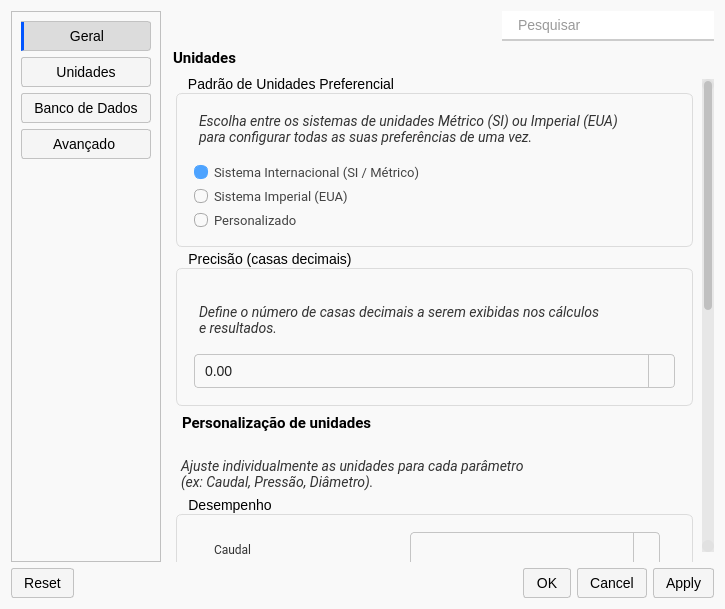
<?xml version="1.0" encoding="UTF-8"?>
<ui version="4.0">
 <class>Dialog</class>
 <widget class="QDialog" name="Dialog">
  <property name="geometry">
   <rect>
    <x>0</x>
    <y>0</y>
    <width>725</width>
    <height>609</height>
   </rect>
  </property>
  <property name="windowTitle">
   <string>Dialog</string>
  </property>
  <property name="styleSheet">
   <string notr="true">QDialog {
    background-color: #f9f9f9;
    font-family: &quot;Segoe UI&quot;, Roboto, sans-serif;
    font-size: 14px;
    color: #333333;
}

QWidget {
background-color:#f9f9f9}

QPushButton {
    background-color: #f5f5f5;
    color: #000000;
    border: 1px solid #c2c2c2;
    border-radius: 3px;
    padding: 6px 12px;
    font-size: 14px;


}

QPushButton:hover {
    background-color: #e0e0e0;
    border: 1px solid #e0e0e0;
}

QPushButton:pressed {
    background-color: #d0d0d0;
    border: 1px solid #888888;
}

QPushButton:checked {
    border-top-left-radius: 0px;
    border-bottom-left-radius: 0px;
    border-top-right-radius: 3px;
    border-bottom-right-radius: 3px;
    border-left: 3px solid rgb(0, 85, 255);
    background-color: rgb(220, 220, 220);
}


QRadioButton {
    spacing: 6px;
    font-family: Segoe UI, Roboto, sans-serif;
    font-size: 14px;
    color: #333333;
}

QRadioButton::indicator {
    width: 16px;
    height: 16px;
    border-radius: 8px;
    border: 2px solid #888888;
    background-color: #ffffff;
    transition: all 0.3s;
}

QRadioButton::indicator:hover {
    border: 2px solid #555555;
    background-color: #f0f0f0;
}

QRadioButton::indicator:checked {
    border: 2px solid #0078d7;  /* azul suave (cor típica de apps profissionais) */
    background-color: #0078d7;
}

QRadioButton::indicator:disabled {
    border: 2px solid #cccccc;
    background-color: #eeeeee;
}

QRadioButton::indicator:checked:disabled {
    border: 2px solid #999999;
    background-color: #cccccc;
}
QRadioButton {
    spacing: 6px;
    font-family: Segoe UI, Roboto, sans-serif;
    font-size: 14px;
    color: #333333;
}

QRadioButton::indicator {
    width: 16px;
    height: 16px;
    border-radius: 8px;
    border: 2px solid #888888;
    background-color: #ffffff;
    transition: all 0.3s;
}

QRadioButton::indicator:hover {
    border: 2px solid #555555;
    background-color: #f0f0f0;
}

QRadioButton::indicator:checked {
    border: 2px solid #0078d7;  /* azul suave (cor típica de apps profissionais) */
    background-color: #0078d7;
}

QRadioButton::indicator:disabled {
    border: 2px solid #cccccc;
    background-color: #eeeeee;
}

QRadioButton::indicator:checked:disabled {
    border: 2px solid #999999;
    background-color: #cccccc;
}

/* --------- QComboBox --------- */
QComboBox {
    background-color: #ffffff;
    border: 1px solid #c5c5c5;
    border-radius: 4px;
    padding: 7px 10px;
    font-size: 14px;
    color: #212121;
}

QComboBox:hover {
    border: 1px solid #b0b0b0;
}

QComboBox:focus {
    border: 2px solid #0078d7;
    padding: 6px 9px;
}

QComboBox::drop-down {
    subcontrol-origin: padding;
    subcontrol-position: top right;
    width: 25px;
    border-left: 1px solid #c5c5c5;
    border-top-right-radius: 4px;
    border-bottom-right-radius: 4px;
}

QComboBox::down-arrow {
    image: url(:/img/arrow-down-1.png); 
    width: 12px;
    height: 12px;
}

QComboBox QAbstractItemView {
    background-color: #ffffff;
    border: 1px solid #cfcfcf;
    border-radius: 4px;
    selection-background-color: #2684ff;
    selection-color: #ffffff;
    font-family: &quot;Segoe UI&quot;, Roboto, sans-serif;
}


/* --------- QGroupBox --------- */
QGroupBox {
    border: 1px solid #dcdcdc;
    border-radius: 6px;
    margin-top: 15px;
    background-color: transparent;
    font-size: 14px;
    color: #212121;
	padding:8px;
}

QGroupBox::title {
    subcontrol-origin: margin;
    subcontrol-position: top left;
    padding: 0 10px;
    margin-top: -4px;
    background-color: transparent;
    font-family: &quot;Segoe UI&quot;, &quot;Roboto&quot;, sans-serif;
    font-size: 19px;
    font-weight: bold;
    color: #000000;
    
}

/* --------- QLabel --------- */
QLabel {
    color: #333333;
    font-family: Roboto, sans-serif;
    font-size: 12px;
    padding: 2px;
}

/* --------- QScrollArea --------- */
QScrollArea {
    background-color: transparent;
    border: none;
    font-family: &quot;Segoe UI&quot;, Roboto, sans-serif;
    font-size: 14px;
    color: #333333;
}

QScrollArea QWidget {
    background-color: transparent;
}

/* --------- ScrollBars --------- */
QScrollBar:vertical,
QScrollBar:horizontal {
    background: rgb(231, 231, 231);
    width: 12px;
    height: 12px;
    margin: 10px 0 10px 0;
    border: none;
}

QScrollBar::sub-page:vertical,
QScrollBar::add-page:vertical,
QScrollBar::sub-page:horizontal,
QScrollBar::add-page:horizontal {
    background: transparent;
}

QScrollBar::handle:vertical,
QScrollBar::handle:horizontal {
    background-color: #c0c0c0;
    min-height: 30px;
    min-width: 30px;
    margin: 2px;
    border-radius: 4px;
}

QScrollBar::handle:vertical:hover,
QScrollBar::handle:horizontal:hover {
    background-color: #a0a0a0;
}

QScrollBar::sub-line:vertical,
QScrollBar::add-line:vertical,
QScrollBar::sub-line:horizontal,
QScrollBar::add-line:horizontal {
    background: #e1e1e1;
    height: 12px;
    width: 12px;
    border-radius: 6px;
}

QScrollBar::up-arrow:vertical {
    image: url(:/img/arrow-up.png);
    width: 8px;
    height: 9px;
    margin: 2px;
}

QScrollBar::down-arrow:vertical {
    image: url(:/img/arrow-down-1.png);
    width: 8px;
    height: 9px;
    margin: 2px;
}

QRadioButton {
    spacing: 6px;
    font-family: Segoe UI, Roboto, sans-serif;
    font-size: 13px;
    color: #444444;
}

QRadioButton::indicator {
    width: 12px;
    height: 12px;
    border-radius: 6px;
    border: 1.2px solid #aaaaaa;
    background-color: #f9f9f9;
}

QRadioButton::indicator:hover {
    border: 1.2px solid #888888;
    background-color: #f0f0f0;
}

QRadioButton::indicator:checked {
    border: 1.2px solid #4da3ff;        /* Azul mais claro */
    background-color: #4da3ff;
}

QRadioButton::indicator:disabled {
    border: 1.2px solid #dddddd;
    background-color: #f5f5f5;
}

QRadioButton::indicator:checked:disabled {
    border: 1.2px solid #bbbbbb;
    background-color: #dddddd;
}

QTableView {
    background-color: #ffffff;
    alternate-background-color: #f9f9f9;
    gridline-color: #e0e0e0;
    font-family: Segoe UI, Roboto, sans-serif;
    font-size: 13px;
    color: #333333;
    selection-background-color: #cce4ff;   /* Azul bem claro na seleção */
    selection-color: #000000;              /* Texto preto quando selecionado */
    border: 1px solid #dcdcdc;
}

QHeaderView::section {
    background-color: #f1f1f1;
    padding: 4px;
    border: 1px solid #dcdcdc;
    font-weight: bold;
    color: #444444;
}

QTableView::item {
    padding: 4px;
}

QTableView::item:selected {
    background-color: #cce4ff;
    color: #000000;
}

QTableView QTableCornerButton::section {
    background-color: #f1f1f1;
    border: 1px solid #dcdcdc;
}

QTableView::item:hover {
    background-color: #eaf4ff;  /* Leve azul ao passar o mouse */
}


</string>
  </property>
  <layout class="QVBoxLayout" name="verticalLayout_2">
   <item>
    <layout class="QHBoxLayout" name="horizontalLayout">
     <item>
      <widget class="QFrame" name="frame">
       <property name="frameShape">
        <enum>QFrame::Shape::StyledPanel</enum>
       </property>
       <property name="frameShadow">
        <enum>QFrame::Shadow::Raised</enum>
       </property>
       <layout class="QVBoxLayout" name="verticalLayout_3">
        <item>
         <widget class="QPushButton" name="geral">
          <property name="text">
           <string>Geral</string>
          </property>
          <property name="checkable">
           <bool>true</bool>
          </property>
          <property name="checked">
           <bool>true</bool>
          </property>
          <property name="autoExclusive">
           <bool>true</bool>
          </property>
         </widget>
        </item>
        <item>
         <widget class="QPushButton" name="unidades">
          <property name="text">
           <string>Unidades</string>
          </property>
          <property name="checkable">
           <bool>true</bool>
          </property>
          <property name="autoExclusive">
           <bool>true</bool>
          </property>
         </widget>
        </item>
        <item>
         <widget class="QPushButton" name="pushButton">
          <property name="text">
           <string>Banco de Dados</string>
          </property>
         </widget>
        </item>
        <item>
         <widget class="QPushButton" name="avancado">
          <property name="text">
           <string>Avançado </string>
          </property>
          <property name="checkable">
           <bool>true</bool>
          </property>
          <property name="autoExclusive">
           <bool>true</bool>
          </property>
         </widget>
        </item>
        <item>
         <spacer name="verticalSpacer">
          <property name="orientation">
           <enum>Qt::Orientation::Vertical</enum>
          </property>
          <property name="sizeHint" stdset="0">
           <size>
            <width>20</width>
            <height>40</height>
           </size>
          </property>
         </spacer>
        </item>
       </layout>
      </widget>
     </item>
     <item>
      <layout class="QVBoxLayout" name="verticalLayout">
       <item>
        <layout class="QHBoxLayout" name="horizontalLayout_15">
         <property name="spacing">
          <number>0</number>
         </property>
         <item alignment="Qt::AlignmentFlag::AlignRight">
          <widget class="QLabel" name="pesquisar_label">
           <property name="maximumSize">
            <size>
             <width>30</width>
             <height>30</height>
            </size>
           </property>
           <property name="styleSheet">
            <string notr="true">QLabel {
    border: 1px solig rgb(238, 238, 238);
    border-bottom: 2px solid #ccc;
    padding-left: 2px; 
    height: 24px;
    font-size: 14px;
    color: #333;
    background: rgb(255, 255, 255);
    image-position: left;
}</string>
           </property>
           <property name="text">
            <string/>
           </property>
           <property name="pixmap">
            <pixmap resource="../img/img.qrc">:/img/pesquisar.png</pixmap>
           </property>
           <property name="scaledContents">
            <bool>true</bool>
           </property>
          </widget>
         </item>
         <item>
          <widget class="QLineEdit" name="pesquisar">
           <property name="minimumSize">
            <size>
             <width>200</width>
             <height>30</height>
            </size>
           </property>
           <property name="maximumSize">
            <size>
             <width>200</width>
             <height>16777215</height>
            </size>
           </property>
           <property name="styleSheet">
            <string notr="true">QLineEdit {
    border: 1px solig rgb(238, 238, 238);
    border-bottom: 2px solid #ccc;
    padding-left: 2px; 
    height: 24px;
    font-size: 14px;
    color: #333;
    background: rgb(255, 255, 255);
    image-position: left;
}

QLineEdit:focus {
    border-bottom: 2px solid #2979ff;
    outline: none;
}
</string>
           </property>
           <property name="echoMode">
            <enum>QLineEdit::EchoMode::Normal</enum>
           </property>
           <property name="placeholderText">
            <string>Pesquisar</string>
           </property>
          </widget>
         </item>
        </layout>
       </item>
       <item>
        <widget class="QStackedWidget" name="stackedWidget">
         <property name="currentIndex">
          <number>0</number>
         </property>
         <widget class="QWidget" name="page">
          <layout class="QVBoxLayout" name="verticalLayout_4">
           <property name="spacing">
            <number>0</number>
           </property>
           <property name="leftMargin">
            <number>0</number>
           </property>
           <property name="topMargin">
            <number>0</number>
           </property>
           <property name="rightMargin">
            <number>0</number>
           </property>
           <property name="bottomMargin">
            <number>0</number>
           </property>
           <item>
            <widget class="QLabel" name="label">
             <property name="styleSheet">
              <string notr="true">QLabel {
    font-family: &quot;Segoe UI&quot;, &quot;Roboto&quot;, sans-serif;
    font-size: 15px;
    font-weight: 600; /* Semi-Bold */
    color: #000000;

}</string>
             </property>
             <property name="text">
              <string>Unidades</string>
             </property>
            </widget>
           </item>
           <item>
            <widget class="QScrollArea" name="scrollArea">
             <property name="widgetResizable">
              <bool>true</bool>
             </property>
             <widget class="QWidget" name="scrollAreaWidgetContents">
              <property name="geometry">
               <rect>
                <x>0</x>
                <y>-287</y>
                <width>540</width>
                <height>1065</height>
               </rect>
              </property>
              <layout class="QVBoxLayout" name="verticalLayout_7">
               <item>
                <widget class="QGroupBox" name="groupBox">
                 <property name="title">
                  <string>Padrão de Unidades Preferencial</string>
                 </property>
                 <layout class="QVBoxLayout" name="verticalLayout_5">
                  <item>
                   <widget class="QLabel" name="label_2">
                    <property name="font">
                     <font>
                      <family>Segoe UI</family>
                      <pointsize>-1</pointsize>
                      <italic>true</italic>
                      <bold>false</bold>
                     </font>
                    </property>
                    <property name="styleSheet">
                     <string notr="true">QLabel{
    font-family: &quot;Segoe UI&quot;, &quot;Roboto&quot;, sans-serif;
    font-size: 14px;
      font-weight: 400; 
    color: #333333;
    padding-top: 2px;
    padding-bottom: 2px;
}</string>
                    </property>
                    <property name="text">
                     <string>Escolha entre os sistemas de unidades Métrico (SI) ou Imperial (EUA) 
para configurar todas as suas preferências de uma vez. </string>
                    </property>
                   </widget>
                  </item>
                  <item>
                   <widget class="Line" name="line_2">
                    <property name="orientation">
                     <enum>Qt::Orientation::Horizontal</enum>
                    </property>
                   </widget>
                  </item>
                  <item>
                   <widget class="QRadioButton" name="radioButton">
                    <property name="text">
                     <string>Sistema Internacional (SI / Métrico)</string>
                    </property>
                    <property name="checked">
                     <bool>true</bool>
                    </property>
                   </widget>
                  </item>
                  <item>
                   <widget class="QRadioButton" name="radioButton_2">
                    <property name="text">
                     <string>Sistema Imperial (EUA)</string>
                    </property>
                   </widget>
                  </item>
                  <item>
                   <widget class="QRadioButton" name="radioButton_3">
                    <property name="text">
                     <string>Personalizado</string>
                    </property>
                   </widget>
                  </item>
                 </layout>
                </widget>
               </item>
               <item>
                <widget class="QGroupBox" name="groupBox_2">
                 <property name="title">
                  <string>Precisão (casas decimais)</string>
                 </property>
                 <layout class="QVBoxLayout" name="verticalLayout_6">
                  <item>
                   <widget class="QLabel" name="label_7">
                    <property name="maximumSize">
                     <size>
                      <width>450</width>
                      <height>16777215</height>
                     </size>
                    </property>
                    <property name="font">
                     <font>
                      <family>Segoe UI</family>
                      <pointsize>-1</pointsize>
                      <italic>true</italic>
                      <bold>false</bold>
                      <stylestrategy>PreferAntialias</stylestrategy>
                     </font>
                    </property>
                    <property name="styleSheet">
                     <string notr="true">QLabel{
    font-family: &quot;Segoe UI&quot;, &quot;Roboto&quot;, sans-serif;
    font-size: 14px;
      font-weight: 400; 
    color: #333333;
    padding-top: 2px;
    padding-bottom: 2px;
}</string>
                    </property>
                    <property name="text">
                     <string>
Define o número de casas decimais a serem exibidas nos cálculos 
e resultados.</string>
                    </property>
                   </widget>
                  </item>
                  <item>
                   <widget class="Line" name="line_3">
                    <property name="orientation">
                     <enum>Qt::Orientation::Horizontal</enum>
                    </property>
                   </widget>
                  </item>
                  <item>
                   <widget class="QComboBox" name="comboBox_12">
                    <item>
                     <property name="text">
                      <string>0.00</string>
                     </property>
                    </item>
                    <item>
                     <property name="text">
                      <string>0.0</string>
                     </property>
                    </item>
                    <item>
                     <property name="text">
                      <string>0.000</string>
                     </property>
                    </item>
                    <item>
                     <property name="text">
                      <string>0.0000</string>
                     </property>
                    </item>
                    <item>
                     <property name="text">
                      <string>0.00000</string>
                     </property>
                    </item>
                    <item>
                     <property name="text">
                      <string>0.000000</string>
                     </property>
                    </item>
                   </widget>
                  </item>
                 </layout>
                </widget>
               </item>
               <item>
                <widget class="QLabel" name="label_8">
                 <property name="font">
                  <font>
                   <family>Segoe UI</family>
                   <pointsize>-1</pointsize>
                   <fontweight>DemiBold</fontweight>
                  </font>
                 </property>
                 <property name="styleSheet">
                  <string notr="true">QLabel {
    font-family: &quot;Segoe UI&quot;, &quot;Roboto&quot;, sans-serif;
    font-size: 15px;
    font-weight: 600; /* Semi-Bold */
    color: #000000;

}
</string>
                 </property>
                 <property name="text">
                  <string>Personalização de unidades</string>
                 </property>
                </widget>
               </item>
               <item>
                <widget class="QLabel" name="label_3">
                 <property name="font">
                  <font>
                   <family>Segoe UI</family>
                   <pointsize>-1</pointsize>
                   <italic>true</italic>
                   <bold>false</bold>
                  </font>
                 </property>
                 <property name="styleSheet">
                  <string notr="true">QLabel{
    font-family: &quot;Segoe UI&quot;, &quot;Roboto&quot;, sans-serif;
    font-size: 14px;
      font-weight: 400; 
    color: #333333;

    padding-bottom: 2px;
}</string>
                 </property>
                 <property name="text">
                  <string>
Ajuste individualmente as unidades para cada parâmetro 
(ex: Caudal, Pressão, Diâmetro).</string>
                 </property>
                </widget>
               </item>
               <item>
                <widget class="QGroupBox" name="groupBox_4">
                 <property name="title">
                  <string>Desempenho</string>
                 </property>
                 <layout class="QVBoxLayout" name="verticalLayout_13">
                  <item>
                   <layout class="QHBoxLayout" name="horizontalLayout_6">
                    <item>
                     <widget class="QLabel" name="caudal">
                      <property name="maximumSize">
                       <size>
                        <width>180</width>
                        <height>16777215</height>
                       </size>
                      </property>
                      <property name="text">
                       <string>Caudal</string>
                      </property>
                     </widget>
                    </item>
                    <item>
                     <widget class="QComboBox" name="caudal_box">
                      <property name="maximumSize">
                       <size>
                        <width>250</width>
                        <height>16777215</height>
                       </size>
                      </property>
                     </widget>
                    </item>
                   </layout>
                  </item>
                  <item>
                   <layout class="QHBoxLayout" name="horizontalLayout_7">
                    <item>
                     <widget class="QLabel" name="altura">
                      <property name="maximumSize">
                       <size>
                        <width>180</width>
                        <height>16777215</height>
                       </size>
                      </property>
                      <property name="text">
                       <string>Altura Manômetrica</string>
                      </property>
                     </widget>
                    </item>
                    <item>
                     <widget class="QComboBox" name="altura_box">
                      <property name="maximumSize">
                       <size>
                        <width>250</width>
                        <height>16777215</height>
                       </size>
                      </property>
                     </widget>
                    </item>
                   </layout>
                  </item>
                  <item>
                   <layout class="QHBoxLayout" name="horizontalLayout_8">
                    <item>
                     <widget class="QLabel" name="velocidade">
                      <property name="maximumSize">
                       <size>
                        <width>180</width>
                        <height>16777215</height>
                       </size>
                      </property>
                      <property name="text">
                       <string>Velocidade de Rotação</string>
                      </property>
                     </widget>
                    </item>
                    <item>
                     <widget class="QComboBox" name="velocidade_box">
                      <property name="maximumSize">
                       <size>
                        <width>250</width>
                        <height>16777215</height>
                       </size>
                      </property>
                     </widget>
                    </item>
                   </layout>
                  </item>
                  <item>
                   <layout class="QHBoxLayout" name="horizontalLayout_4">
                    <item>
                     <widget class="QLabel" name="npsh">
                      <property name="maximumSize">
                       <size>
                        <width>180</width>
                        <height>16777215</height>
                       </size>
                      </property>
                      <property name="text">
                       <string>NPSH</string>
                      </property>
                     </widget>
                    </item>
                    <item>
                     <widget class="QComboBox" name="npsh_box">
                      <property name="maximumSize">
                       <size>
                        <width>250</width>
                        <height>16777215</height>
                       </size>
                      </property>
                     </widget>
                    </item>
                   </layout>
                  </item>
                 </layout>
                </widget>
               </item>
               <item>
                <widget class="QGroupBox" name="groupBox_3">
                 <property name="title">
                  <string>Fluido</string>
                 </property>
                 <layout class="QVBoxLayout" name="verticalLayout_15">
                  <item>
                   <layout class="QHBoxLayout" name="horizontalLayout_3">
                    <item>
                     <widget class="QLabel" name="densidade">
                      <property name="maximumSize">
                       <size>
                        <width>180</width>
                        <height>16777215</height>
                       </size>
                      </property>
                      <property name="text">
                       <string>Densidade</string>
                      </property>
                     </widget>
                    </item>
                    <item>
                     <widget class="QComboBox" name="densidade_box">
                      <property name="maximumSize">
                       <size>
                        <width>250</width>
                        <height>16777215</height>
                       </size>
                      </property>
                     </widget>
                    </item>
                   </layout>
                  </item>
                 </layout>
                </widget>
               </item>
               <item>
                <widget class="QGroupBox" name="groupBox_6">
                 <property name="title">
                  <string>Dimensões Físicas</string>
                 </property>
                 <layout class="QVBoxLayout" name="verticalLayout_16">
                  <item>
                   <layout class="QHBoxLayout" name="horizontalLayout_13">
                    <item>
                     <widget class="QLabel" name="diametro">
                      <property name="maximumSize">
                       <size>
                        <width>180</width>
                        <height>16777215</height>
                       </size>
                      </property>
                      <property name="text">
                       <string>Diâmetro da Tubagem</string>
                      </property>
                     </widget>
                    </item>
                    <item>
                     <widget class="QComboBox" name="diametro_box">
                      <property name="maximumSize">
                       <size>
                        <width>250</width>
                        <height>16777215</height>
                       </size>
                      </property>
                     </widget>
                    </item>
                   </layout>
                  </item>
                  <item>
                   <layout class="QHBoxLayout" name="horizontalLayout_14">
                    <item>
                     <widget class="QLabel" name="comprimento">
                      <property name="sizePolicy">
                       <sizepolicy hsizetype="Preferred" vsizetype="Minimum">
                        <horstretch>0</horstretch>
                        <verstretch>0</verstretch>
                       </sizepolicy>
                      </property>
                      <property name="maximumSize">
                       <size>
                        <width>180</width>
                        <height>16777215</height>
                       </size>
                      </property>
                      <property name="text">
                       <string>Comprimento da Tubagem</string>
                      </property>
                     </widget>
                    </item>
                    <item>
                     <widget class="QComboBox" name="comprimento_box">
                      <property name="maximumSize">
                       <size>
                        <width>250</width>
                        <height>16777215</height>
                       </size>
                      </property>
                     </widget>
                    </item>
                   </layout>
                  </item>
                 </layout>
                </widget>
               </item>
               <item>
                <widget class="QGroupBox" name="groupBox_5">
                 <property name="title">
                  <string>Pressão e Potência </string>
                 </property>
                 <layout class="QVBoxLayout" name="verticalLayout_10">
                  <item>
                   <layout class="QHBoxLayout" name="horizontalLayout_11">
                    <item>
                     <widget class="QLabel" name="pressao">
                      <property name="maximumSize">
                       <size>
                        <width>180</width>
                        <height>16777215</height>
                       </size>
                      </property>
                      <property name="text">
                       <string>Pressão</string>
                      </property>
                     </widget>
                    </item>
                    <item>
                     <widget class="QComboBox" name="pressao_box">
                      <property name="maximumSize">
                       <size>
                        <width>250</width>
                        <height>16777215</height>
                       </size>
                      </property>
                     </widget>
                    </item>
                   </layout>
                  </item>
                  <item>
                   <layout class="QHBoxLayout" name="horizontalLayout_12">
                    <item>
                     <widget class="QLabel" name="potencia">
                      <property name="maximumSize">
                       <size>
                        <width>180</width>
                        <height>16777215</height>
                       </size>
                      </property>
                      <property name="text">
                       <string>Potência</string>
                      </property>
                     </widget>
                    </item>
                    <item>
                     <widget class="QComboBox" name="potencia_box">
                      <property name="maximumSize">
                       <size>
                        <width>250</width>
                        <height>16777215</height>
                       </size>
                      </property>
                     </widget>
                    </item>
                   </layout>
                  </item>
                 </layout>
                </widget>
               </item>
              </layout>
             </widget>
            </widget>
           </item>
          </layout>
         </widget>
         <widget class="QWidget" name="page_2">
          <layout class="QVBoxLayout" name="verticalLayout_8">
           <item>
            <widget class="QLabel" name="label_5">
             <property name="styleSheet">
              <string notr="true">QLabel {
    font-family: &quot;Segoe UI&quot;, &quot;Roboto&quot;, sans-serif;
    font-size: 15px;
    font-weight: 600; /* Semi-Bold */
    color: #000000;

}</string>
             </property>
             <property name="text">
              <string>Geral</string>
             </property>
            </widget>
           </item>
           <item>
            <widget class="QGroupBox" name="groupBox_8">
             <property name="title">
              <string/>
             </property>
             <layout class="QVBoxLayout" name="verticalLayout_11">
              <item>
               <widget class="QLabel" name="label_6">
                <property name="text">
                 <string>Aparência </string>
                </property>
               </widget>
              </item>
              <item>
               <widget class="QComboBox" name="comboBox_5">
                <item>
                 <property name="text">
                  <string>Predefinição do Sistema</string>
                 </property>
                </item>
                <item>
                 <property name="text">
                  <string>Claro</string>
                 </property>
                </item>
                <item>
                 <property name="text">
                  <string>Escuro</string>
                 </property>
                </item>
               </widget>
              </item>
              <item>
               <widget class="QLabel" name="label_9">
                <property name="text">
                 <string>Idioma</string>
                </property>
               </widget>
              </item>
              <item>
               <widget class="QComboBox" name="comboBox_6">
                <item>
                 <property name="text">
                  <string>Português</string>
                 </property>
                </item>
                <item>
                 <property name="text">
                  <string>Inglês</string>
                 </property>
                </item>
               </widget>
              </item>
             </layout>
            </widget>
           </item>
           <item>
            <widget class="QGroupBox" name="groupBox_7">
             <property name="title">
              <string>Modo  Gráfico</string>
             </property>
             <layout class="QVBoxLayout" name="verticalLayout_9">
              <item>
               <widget class="QRadioButton" name="radioButton_4">
                <property name="text">
                 <string>Padrão </string>
                </property>
               </widget>
              </item>
              <item>
               <widget class="QRadioButton" name="radioButton_6">
                <property name="text">
                 <string>Open GL</string>
                </property>
               </widget>
              </item>
              <item>
               <widget class="QRadioButton" name="radioButton_5">
                <property name="text">
                 <string>DirectX</string>
                </property>
               </widget>
              </item>
             </layout>
            </widget>
           </item>
           <item>
            <spacer name="verticalSpacer_2">
             <property name="orientation">
              <enum>Qt::Orientation::Vertical</enum>
             </property>
             <property name="sizeHint" stdset="0">
              <size>
               <width>20</width>
               <height>40</height>
              </size>
             </property>
            </spacer>
           </item>
          </layout>
         </widget>
         <widget class="QWidget" name="page_3">
          <layout class="QVBoxLayout" name="verticalLayout_14">
           <item>
            <widget class="QLabel" name="label_4">
             <property name="font">
              <font>
               <family>Roboto</family>
               <pointsize>-1</pointsize>
               <bold>true</bold>
              </font>
             </property>
             <property name="text">
              <string>Avançado </string>
             </property>
            </widget>
           </item>
           <item>
            <widget class="QGroupBox" name="groupBox_10">
             <property name="title">
              <string>Fórmulas Pré-definidas/ Perdas de Carga</string>
             </property>
             <layout class="QVBoxLayout" name="verticalLayout_17">
              <item>
               <widget class="QRadioButton" name="radioButton_7">
                <property name="text">
                 <string>Hazen Williams</string>
                </property>
                <property name="checked">
                 <bool>true</bool>
                </property>
               </widget>
              </item>
              <item>
               <widget class="QRadioButton" name="radioButton_8">
                <property name="text">
                 <string>Darcy</string>
                </property>
               </widget>
              </item>
             </layout>
            </widget>
           </item>
           <item>
            <widget class="QGroupBox" name="groupBox_9">
             <property name="title">
              <string/>
             </property>
             <layout class="QVBoxLayout" name="verticalLayout_12">
              <item>
               <widget class="QLabel" name="label_10">
                <property name="text">
                 <string>Caminho para Salvar Arquivos</string>
                </property>
               </widget>
              </item>
              <item>
               <layout class="QHBoxLayout" name="horizontalLayout_16">
                <item>
                 <widget class="QPushButton" name="pushButton_4">
                  <property name="text">
                   <string>Escolha</string>
                  </property>
                 </widget>
                </item>
                <item>
                 <widget class="QLineEdit" name="lineEdit">
                  <property name="styleSheet">
                   <string notr="true">QLineEdit {
    background-color: #ffffff;
    border: 1px solid #c2c2c2;
    border-radius: 6px;
    padding: 6px;
}

QLineEdit:focus {
    border: 1px solid #0078d7;
    background-color: #f0f8ff;
}

QLineEdit:hover {
    border: 1px solid #0078d7;
}</string>
                  </property>
                 </widget>
                </item>
               </layout>
              </item>
             </layout>
            </widget>
           </item>
           <item>
            <spacer name="verticalSpacer_3">
             <property name="orientation">
              <enum>Qt::Orientation::Vertical</enum>
             </property>
             <property name="sizeHint" stdset="0">
              <size>
               <width>20</width>
               <height>40</height>
              </size>
             </property>
            </spacer>
           </item>
          </layout>
         </widget>
         <widget class="QWidget" name="page_4">
          <layout class="QVBoxLayout" name="verticalLayout_18">
           <property name="leftMargin">
            <number>0</number>
           </property>
           <property name="topMargin">
            <number>0</number>
           </property>
           <property name="rightMargin">
            <number>0</number>
           </property>
           <property name="bottomMargin">
            <number>0</number>
           </property>
           <item>
            <widget class="QGroupBox" name="groupBox_11">
             <property name="title">
              <string>Gerenciar Materiais de Tubulação</string>
             </property>
             <layout class="QVBoxLayout" name="verticalLayout_20">
              <property name="topMargin">
               <number>0</number>
              </property>
              <property name="bottomMargin">
               <number>0</number>
              </property>
              <item>
               <widget class="QTableView" name="gerente_material"/>
              </item>
              <item>
               <layout class="QHBoxLayout" name="horizontalLayout_2">
                <item>
                 <widget class="QPushButton" name="adicionar_2">
                  <property name="text">
                   <string>Adicionar Novo</string>
                  </property>
                 </widget>
                </item>
                <item>
                 <widget class="QPushButton" name="remover_2">
                  <property name="text">
                   <string>Remover Selecionado</string>
                  </property>
                 </widget>
                </item>
                <item>
                 <widget class="QPushButton" name="editar_2">
                  <property name="text">
                   <string>Editar</string>
                  </property>
                 </widget>
                </item>
                <item>
                 <widget class="QPushButton" name="salvar_2">
                  <property name="text">
                   <string>Salvar</string>
                  </property>
                 </widget>
                </item>
               </layout>
              </item>
             </layout>
            </widget>
           </item>
           <item>
            <widget class="QGroupBox" name="groupBox_12">
             <property name="title">
              <string>Gerenciar Materiais de Acessórios </string>
             </property>
             <layout class="QVBoxLayout" name="verticalLayout_19">
              <property name="topMargin">
               <number>0</number>
              </property>
              <property name="bottomMargin">
               <number>0</number>
              </property>
              <item>
               <widget class="QTableView" name="gerente_acessorio"/>
              </item>
              <item>
               <layout class="QHBoxLayout" name="horizontalLayout_5">
                <item>
                 <widget class="QPushButton" name="adicionar">
                  <property name="text">
                   <string>Adicionar Novo</string>
                  </property>
                 </widget>
                </item>
                <item>
                 <widget class="QPushButton" name="remover">
                  <property name="text">
                   <string>Remover Selecionado</string>
                  </property>
                 </widget>
                </item>
                <item>
                 <widget class="QPushButton" name="editar">
                  <property name="text">
                   <string>Editar</string>
                  </property>
                 </widget>
                </item>
                <item>
                 <widget class="QPushButton" name="salvar">
                  <property name="text">
                   <string>Salvar</string>
                  </property>
                 </widget>
                </item>
               </layout>
              </item>
             </layout>
            </widget>
           </item>
          </layout>
         </widget>
        </widget>
       </item>
      </layout>
     </item>
    </layout>
   </item>
   <item>
    <widget class="QDialogButtonBox" name="buttonBox">
     <property name="orientation">
      <enum>Qt::Orientation::Horizontal</enum>
     </property>
     <property name="standardButtons">
      <set>QDialogButtonBox::StandardButton::Apply|QDialogButtonBox::StandardButton::Cancel|QDialogButtonBox::StandardButton::Ok|QDialogButtonBox::StandardButton::Reset</set>
     </property>
    </widget>
   </item>
  </layout>
 </widget>
 <resources>
  <include location="../img/img.qrc"/>
  <include location="../img/img.qrc"/>
 </resources>
 <connections>
  <connection>
   <sender>buttonBox</sender>
   <signal>accepted()</signal>
   <receiver>Dialog</receiver>
   <slot>accept()</slot>
   <hints>
    <hint type="sourcelabel">
     <x>248</x>
     <y>254</y>
    </hint>
    <hint type="destinationlabel">
     <x>157</x>
     <y>274</y>
    </hint>
   </hints>
  </connection>
  <connection>
   <sender>buttonBox</sender>
   <signal>rejected()</signal>
   <receiver>Dialog</receiver>
   <slot>reject()</slot>
   <hints>
    <hint type="sourcelabel">
     <x>316</x>
     <y>260</y>
    </hint>
    <hint type="destinationlabel">
     <x>286</x>
     <y>274</y>
    </hint>
   </hints>
  </connection>
 </connections>
</ui>
